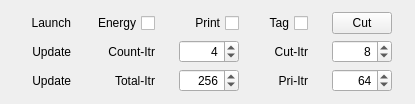
            <widget class="QProfile" name="tabConvergence">
             <property name="toolTip">
              <string>Convergence</string>
             </property>
             <attribute name="title">
              <string>Convergence</string>
             </attribute>
             <layout class="QVBoxLayout" name="verticalLayoutConvergence">
              <property name="topMargin">
               <number>12</number>
              </property>
              <property name="bottomMargin">
               <number>12</number>
              </property>
              <item>
               <widget class="QWidget" name="widgetLaunch" native="true">
                <property name="minimumSize">
                 <size>
                  <width>0</width>
                  <height>0</height>
                 </size>
                </property>
                <property name="maximumSize">
                 <size>
                  <width>16777215</width>
                  <height>32</height>
                 </size>
                </property>
                <layout class="QGridLayout" name="gridLayoutLaunch">
                 <property name="leftMargin">
                  <number>0</number>
                 </property>
                 <property name="topMargin">
                  <number>0</number>
                 </property>
                 <property name="rightMargin">
                  <number>12</number>
                 </property>
                 <property name="bottomMargin">
                  <number>0</number>
                 </property>
                 <property name="horizontalSpacing">
                  <number>24</number>
                 </property>
                 <property name="verticalSpacing">
                  <number>0</number>
                 </property>
                 <item row="0" column="3">
                  <widget class="QCheckBox" name="checkBoxPrint">
                   <property name="minimumSize">
                    <size>
                     <width>60</width>
                     <height>0</height>
                    </size>
                   </property>
                   <property name="maximumSize">
                    <size>
                     <width>60</width>
                     <height>16777215</height>
                    </size>
                   </property>
                   <property name="layoutDirection">
                    <enum>Qt::RightToLeft</enum>
                   </property>
                   <property name="text">
                    <string>Print</string>
                   </property>
                   <property name="checked">
                    <bool>false</bool>
                   </property>
                  </widget>
                 </item>
                 <item row="0" column="5">
                  <widget class="QPushButton" name="pushButtonCut">
                   <property name="minimumSize">
                    <size>
                     <width>60</width>
                     <height>0</height>
                    </size>
                   </property>
                   <property name="maximumSize">
                    <size>
                     <width>60</width>
                     <height>16777215</height>
                    </size>
                   </property>
                   <property name="text">
                    <string>Cut</string>
                   </property>
                  </widget>
                 </item>
                 <item row="0" column="0">
                  <widget class="QLabel" name="labelLaunch">
                   <property name="minimumSize">
                    <size>
                     <width>60</width>
                     <height>0</height>
                    </size>
                   </property>
                   <property name="maximumSize">
                    <size>
                     <width>60</width>
                     <height>16777215</height>
                    </size>
                   </property>
                   <property name="text">
                    <string>Launch</string>
                   </property>
                   <property name="alignment">
                    <set>Qt::AlignRight|Qt::AlignTrailing|Qt::AlignVCenter</set>
                   </property>
                  </widget>
                 </item>
                 <item row="0" column="2">
                  <widget class="QCheckBox" name="checkBoxEnergy">
                   <property name="minimumSize">
                    <size>
                     <width>60</width>
                     <height>0</height>
                    </size>
                   </property>
                   <property name="maximumSize">
                    <size>
                     <width>60</width>
                     <height>16777215</height>
                    </size>
                   </property>
                   <property name="layoutDirection">
                    <enum>Qt::RightToLeft</enum>
                   </property>
                   <property name="text">
                    <string>Energy</string>
                   </property>
                  </widget>
                 </item>
                 <item row="0" column="4">
                  <widget class="QCheckBox" name="checkBoxComputeTag">
                   <property name="minimumSize">
                    <size>
                     <width>45</width>
                     <height>0</height>
                    </size>
                   </property>
                   <property name="maximumSize">
                    <size>
                     <width>45</width>
                     <height>16777215</height>
                    </size>
                   </property>
                   <property name="layoutDirection">
                    <enum>Qt::RightToLeft</enum>
                   </property>
                   <property name="text">
                    <string>Tag</string>
                   </property>
                   <property name="checked">
                    <bool>false</bool>
                   </property>
                  </widget>
                 </item>
                </layout>
               </widget>
              </item>
              <item>
               <widget class="QWidget" name="widgetUpdate" native="true">
                <property name="minimumSize">
                 <size>
                  <width>0</width>
                  <height>0</height>
                 </size>
                </property>
                <property name="maximumSize">
                 <size>
                  <width>16777215</width>
                  <height>32</height>
                 </size>
                </property>
                <layout class="QGridLayout" name="gridLayoutUpdate">
                 <property name="leftMargin">
                  <number>0</number>
                 </property>
                 <property name="topMargin">
                  <number>0</number>
                 </property>
                 <property name="rightMargin">
                  <number>12</number>
                 </property>
                 <property name="bottomMargin">
                  <number>0</number>
                 </property>
                 <property name="horizontalSpacing">
                  <number>24</number>
                 </property>
                 <property name="verticalSpacing">
                  <number>0</number>
                 </property>
                 <item row="0" column="4">
                  <widget class="QSpinBox" name="spinBoxCountIterations">
                   <property name="minimumSize">
                    <size>
                     <width>60</width>
                     <height>0</height>
                    </size>
                   </property>
                   <property name="maximumSize">
                    <size>
                     <width>60</width>
                     <height>16777215</height>
                    </size>
                   </property>
                   <property name="alignment">
                    <set>Qt::AlignRight|Qt::AlignTrailing|Qt::AlignVCenter</set>
                   </property>
                   <property name="minimum">
                    <number>1</number>
                   </property>
                   <property name="maximum">
                    <number>65536</number>
                   </property>
                   <property name="singleStep">
                    <number>256</number>
                   </property>
                   <property name="value">
                    <number>4</number>
                   </property>
                  </widget>
                 </item>
                 <item row="0" column="0">
                  <widget class="QLabel" name="labelUpdate">
                   <property name="minimumSize">
                    <size>
                     <width>60</width>
                     <height>0</height>
                    </size>
                   </property>
                   <property name="maximumSize">
                    <size>
                     <width>60</width>
                     <height>16777215</height>
                    </size>
                   </property>
                   <property name="text">
                    <string>Update</string>
                   </property>
                   <property name="alignment">
                    <set>Qt::AlignRight|Qt::AlignTrailing|Qt::AlignVCenter</set>
                   </property>
                  </widget>
                 </item>
                 <item row="0" column="3">
                  <widget class="QLabel" name="labelCountIterations">
                   <property name="minimumSize">
                    <size>
                     <width>60</width>
                     <height>0</height>
                    </size>
                   </property>
                   <property name="maximumSize">
                    <size>
                     <width>60</width>
                     <height>16777215</height>
                    </size>
                   </property>
                   <property name="text">
                    <string>Count-Itr</string>
                   </property>
                   <property name="alignment">
                    <set>Qt::AlignRight|Qt::AlignTrailing|Qt::AlignVCenter</set>
                   </property>
                  </widget>
                 </item>
                 <item row="0" column="5">
                  <widget class="QLabel" name="labelCutIterations">
                   <property name="minimumSize">
                    <size>
                     <width>45</width>
                     <height>0</height>
                    </size>
                   </property>
                   <property name="maximumSize">
                    <size>
                     <width>45</width>
                     <height>16777215</height>
                    </size>
                   </property>
                   <property name="text">
                    <string>Cut-Itr</string>
                   </property>
                   <property name="alignment">
                    <set>Qt::AlignRight|Qt::AlignTrailing|Qt::AlignVCenter</set>
                   </property>
                  </widget>
                 </item>
                 <item row="0" column="6">
                  <widget class="QSpinBox" name="spinBoxCutIterations">
                   <property name="minimumSize">
                    <size>
                     <width>60</width>
                     <height>0</height>
                    </size>
                   </property>
                   <property name="maximumSize">
                    <size>
                     <width>60</width>
                     <height>16777215</height>
                    </size>
                   </property>
                   <property name="alignment">
                    <set>Qt::AlignRight|Qt::AlignTrailing|Qt::AlignVCenter</set>
                   </property>
                   <property name="minimum">
                    <number>1</number>
                   </property>
                   <property name="maximum">
                    <number>65535</number>
                   </property>
                   <property name="singleStep">
                    <number>256</number>
                   </property>
                   <property name="value">
                    <number>8</number>
                   </property>
                  </widget>
                 </item>
                </layout>
               </widget>
              </item>
              <item>
               <widget class="QWidget" name="widgetOther" native="true">
                <property name="minimumSize">
                 <size>
                  <width>0</width>
                  <height>0</height>
                 </size>
                </property>
                <property name="maximumSize">
                 <size>
                  <width>16777215</width>
                  <height>32</height>
                 </size>
                </property>
                <layout class="QGridLayout" name="gridLayoutUpdate_2">
                 <property name="leftMargin">
                  <number>0</number>
                 </property>
                 <property name="topMargin">
                  <number>0</number>
                 </property>
                 <property name="rightMargin">
                  <number>12</number>
                 </property>
                 <property name="bottomMargin">
                  <number>0</number>
                 </property>
                 <property name="horizontalSpacing">
                  <number>24</number>
                 </property>
                 <property name="verticalSpacing">
                  <number>0</number>
                 </property>
                 <item row="0" column="4">
                  <widget class="QSpinBox" name="spinBoxTotalIterations">
                   <property name="minimumSize">
                    <size>
                     <width>60</width>
                     <height>0</height>
                    </size>
                   </property>
                   <property name="maximumSize">
                    <size>
                     <width>60</width>
                     <height>16777215</height>
                    </size>
                   </property>
                   <property name="alignment">
                    <set>Qt::AlignRight|Qt::AlignTrailing|Qt::AlignVCenter</set>
                   </property>
                   <property name="minimum">
                    <number>1</number>
                   </property>
                   <property name="maximum">
                    <number>65536</number>
                   </property>
                   <property name="singleStep">
                    <number>1024</number>
                   </property>
                   <property name="value">
                    <number>256</number>
                   </property>
                  </widget>
                 </item>
                 <item row="0" column="0">
                  <widget class="QLabel" name="labelOther">
                   <property name="minimumSize">
                    <size>
                     <width>60</width>
                     <height>0</height>
                    </size>
                   </property>
                   <property name="maximumSize">
                    <size>
                     <width>60</width>
                     <height>16777215</height>
                    </size>
                   </property>
                   <property name="text">
                    <string>Update</string>
                   </property>
                   <property name="alignment">
                    <set>Qt::AlignRight|Qt::AlignTrailing|Qt::AlignVCenter</set>
                   </property>
                  </widget>
                 </item>
                 <item row="0" column="3">
                  <widget class="QLabel" name="labelTotalIterations">
                   <property name="minimumSize">
                    <size>
                     <width>60</width>
                     <height>0</height>
                    </size>
                   </property>
                   <property name="maximumSize">
                    <size>
                     <width>60</width>
                     <height>16777215</height>
                    </size>
                   </property>
                   <property name="text">
                    <string>Total-Itr</string>
                   </property>
                   <property name="alignment">
                    <set>Qt::AlignRight|Qt::AlignTrailing|Qt::AlignVCenter</set>
                   </property>
                  </widget>
                 </item>
                 <item row="0" column="5">
                  <widget class="QLabel" name="labelPrintIterations">
                   <property name="minimumSize">
                    <size>
                     <width>45</width>
                     <height>0</height>
                    </size>
                   </property>
                   <property name="maximumSize">
                    <size>
                     <width>45</width>
                     <height>16777215</height>
                    </size>
                   </property>
                   <property name="text">
                    <string>Pri-Itr</string>
                   </property>
                   <property name="alignment">
                    <set>Qt::AlignRight|Qt::AlignTrailing|Qt::AlignVCenter</set>
                   </property>
                  </widget>
                 </item>
                 <item row="0" column="6">
                  <widget class="QSpinBox" name="spinBoxPrintIterations">
                   <property name="minimumSize">
                    <size>
                     <width>60</width>
                     <height>0</height>
                    </size>
                   </property>
                   <property name="maximumSize">
                    <size>
                     <width>60</width>
                     <height>16777215</height>
                    </size>
                   </property>
                   <property name="alignment">
                    <set>Qt::AlignRight|Qt::AlignTrailing|Qt::AlignVCenter</set>
                   </property>
                   <property name="minimum">
                    <number>1</number>
                   </property>
                   <property name="maximum">
                    <number>65535</number>
                   </property>
                   <property name="singleStep">
                    <number>256</number>
                   </property>
                   <property name="value">
                    <number>64</number>
                   </property>
                  </widget>
                 </item>
                </layout>
               </widget>
              </item>
             </layout>
            </widget>
